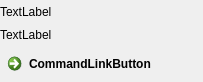
<?xml version="1.0" encoding="UTF-8"?>
<ui version="4.0">
 <class>RightLoginWidget</class>
 <widget class="QWidget" name="RightLoginWidget">
  <property name="geometry">
   <rect>
    <x>0</x>
    <y>0</y>
    <width>203</width>
    <height>82</height>
   </rect>
  </property>
  <property name="windowTitle">
   <string>Form</string>
  </property>
  <property name="autoFillBackground">
   <bool>true</bool>
  </property>
  <layout class="QVBoxLayout" name="verticalLayout">
   <property name="spacing">
    <number>0</number>
   </property>
   <property name="leftMargin">
    <number>0</number>
   </property>
   <property name="topMargin">
    <number>0</number>
   </property>
   <property name="rightMargin">
    <number>0</number>
   </property>
   <property name="bottomMargin">
    <number>0</number>
   </property>
   <item>
    <widget class="QLabel" name="label_Login_Title">
     <property name="text">
      <string>TextLabel</string>
     </property>
    </widget>
   </item>
   <item>
    <widget class="QLabel" name="label_Login_line">
     <property name="text">
      <string>TextLabel</string>
     </property>
    </widget>
   </item>
   <item>
    <widget class="QCommandLinkButton" name="commandLinkButton_Login">
     <property name="text">
      <string>CommandLinkButton</string>
     </property>
    </widget>
   </item>
  </layout>
 </widget>
 <resources/>
 <connections/>
</ui>
